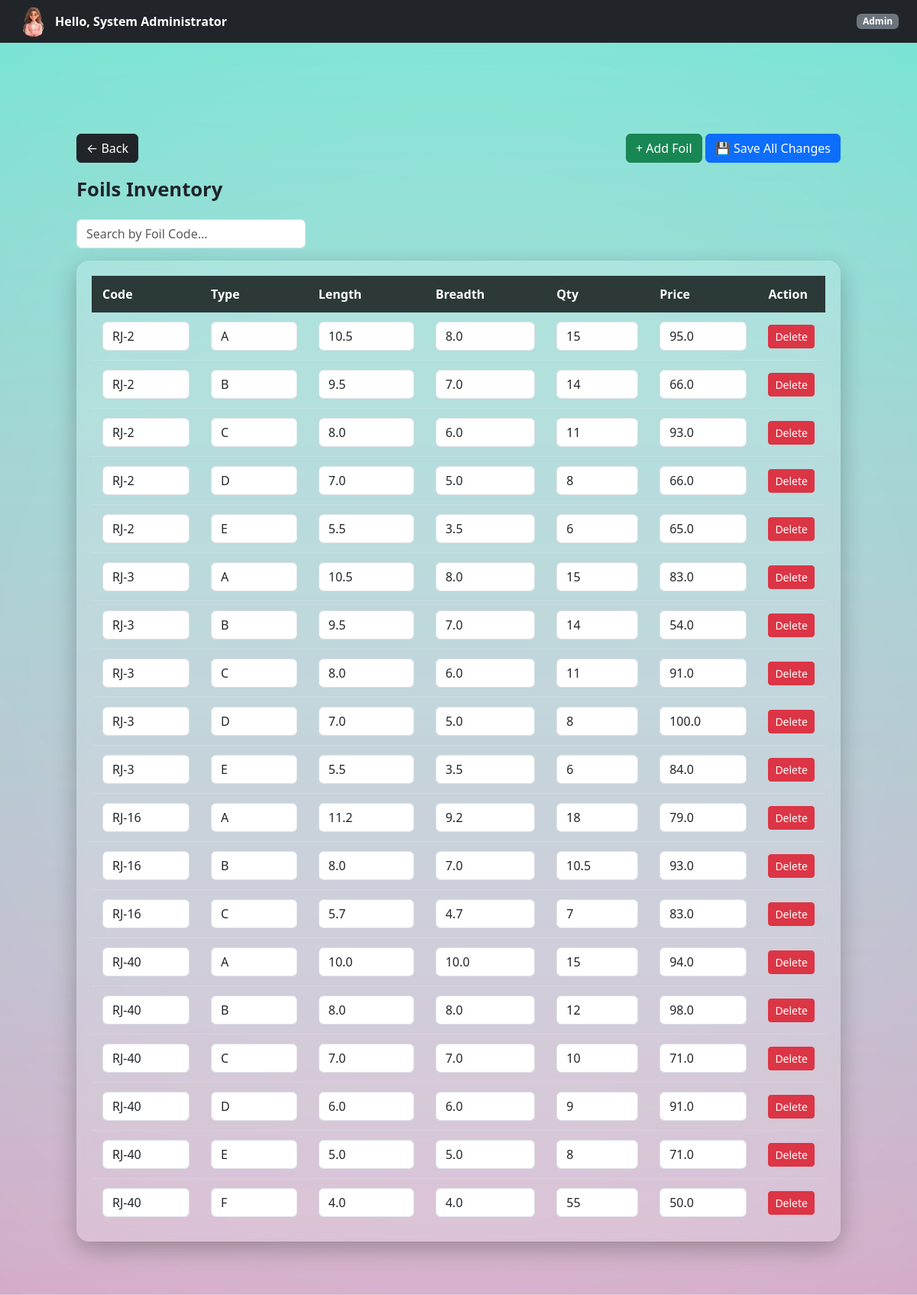
Before: /admin/foils (signed in) with the older database file.
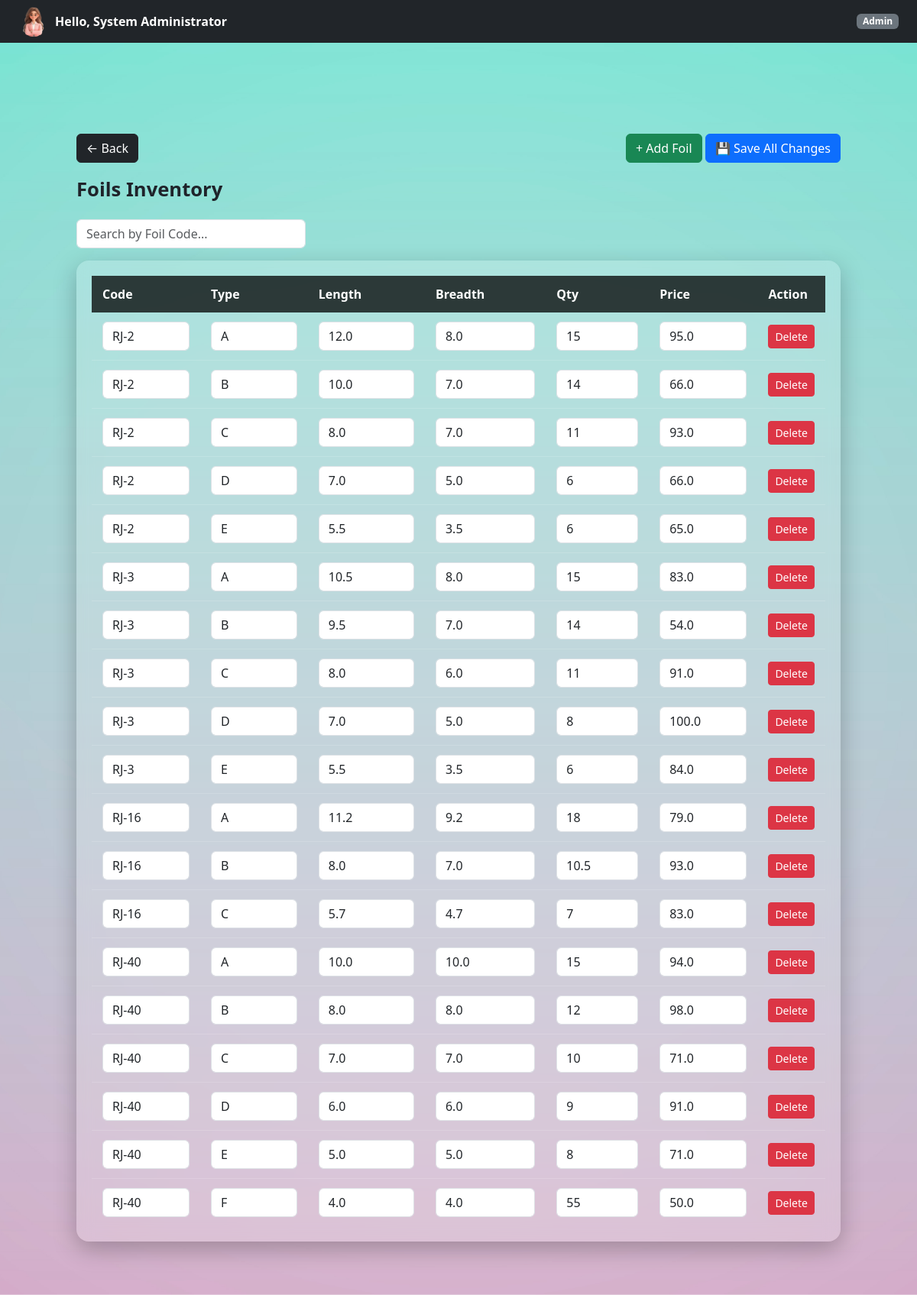
After: the same page with the newer database file.
### controller/models.py (models this page shows)
class Foil(db.Model):
    __tablename__ = "foils"
    id = db.Column(db.Integer, primary_key=True)
    foil_code = db.Column(db.String(50),  nullable=False)
    foil_type = db.Column(db.String(20), nullable=False)
    length_in = db.Column(db.Float, nullable=False)
    breadth_in = db.Column(db.Float, nullable=False)
    quantity = db.Column(db.Integer, default=0)
    price = db.Column(db.Float, nullable=False)

### controller/admin.py (the view)
@admin_bp.route("/foils")
@login_required
@role_required("Admin")
def view_foils():
    foils = Foil.query.all()
    return render_template("admin/foil.html", foils=foils)

### templates/admin/foil.html (shortened to what this page needs)
{% extends "base.html" %}
{% block page_class %}company-dashboard-bg{% endblock %}
{% block free_content %}
{% include "partials/navbar.html" %}
<div class="dashboard-container">
<div class="d-flex justify-content-between align-items-center mb-3">
    <a href="{{ url_for('admin.dashboard') }}" class="btn btn-dark">
        ← Back
    </a>
    <div>
        <button class="btn btn-success"
            onclick="document.getElementById('add-row').style.display='table-row'">
            + Add Foil
        </button>
        <button form="bulkForm" class="btn btn-primary">
            💾 Save All Changes
        </button>
    </div>
</div>
    <div class="page-title">Foils Inventory</div>
<input
    type="text"
    id="searchInput"
    placeholder="Search by Foil Code..."
    class="form-control mb-3"
    style="max-width: 300px;"
>
    <form id="bulkForm" method="POST" action="{{ url_for('admin.bulk_update_foils') }}">
<div class="glass-table">
    <table>
        <thead>
            <tr>
                <th>Code</th>
                <th>Type</th>
                <th>Length</th>
                <th>Breadth</th>
                <th>Qty</th>
                <th>Price</th>
                <th>Action</th>
            </tr>
        </thead>
        <tbody id="foilTableBody">
            {% for foil in foils %}
            <tr>
                <td><input name="foil_code[]" value="{{ foil.foil_code }}" class="form-control"></td>
                <td><input name="foil_type[]" value="{{ foil.foil_type }}" class="form-control"></td>
                <td><input name="length_in[]" type="number" step="0.01" value="{{ foil.length_in }}" class="form-control"></td>
                <td><input name="breadth_in[]" type="number" step="0.01" value="{{ foil.breadth_in }}" class="form-control"></td>
                <td><input name="quantity[]" type="number" value="{{ foil.quantity }}" class="form-control"></td>
                <td><input name="price[]" type="number" step="0.01" value="{{ foil.price }}" class="form-control"></td>
                <td>
                    <form method="post"
                          action="{{ url_for('admin.delete_foil', foil_id=foil.id) }}"
                          style="display:inline;">
                        <button class="btn btn-sm btn-danger"
                            onclick="return confirm('Delete this foil?')">
                            Delete
                        </button>
                    </form>
                </td>
            </tr>
            {% endfor %}
        </tbody>
    </table>
</div>
</form>
    </div>
</div>
{% endblock %}

### templates/base.html (shortened to what this page needs)
<!DOCTYPE html>
<html lang="en">
<head>
    <link rel="stylesheet" href="{{ url_for('static', filename='styles/bootstrap/css/bootstrap.min.css') }}">
    <link rel="stylesheet" href="{{ url_for('static', filename='styles/main.css') }}">
</head>
<body>
<div class="page-wrapper {% block page_class %}{% endblock %}">
    {% block free_content %}{% endblock %}
</body>
</html>

### templates/partials/navbar.html (shortened to what this page needs)
<nav class="navbar navbar-dark bg-dark fixed-top px-4 d-flex justify-content-between">
    <a
        class="d-flex align-items-center text-white text-decoration-none"
        data-bs-toggle="offcanvas"
        href="#profileSidebar"
        role="button"
    >
        <img
            src="{{ url_for('static', filename='scripts/images/profile.png') }}"
            width="40"
            height="40"
            class="rounded-circle me-2"
        >
        <strong>Hello, {{ session.get("user_name") }}</strong>
    </a>
    <span class="badge bg-secondary">
        {% if "Admin" in session.get("roles", []) %}
            Admin
        {% else %}
            Employee
        {% endif %}
    </span>
</nav>

### static/styles/main.css (style rules this page uses)
html, body { height: 100%; margin: 0; }
.page-wrapper { min-height: 100vh; width: 100%; display: flex; align-items: flex-start; justify-content: center; }
.company-dashboard-bg { background: url("../scripts/images/company1.jpg") no-repeat center center/cover; }
.dashboard-container { width: 100%; padding: 90px 40px 40px; }
.page-wrapper { padding: 30px 60px; }
.page-title { font-size: 1.6rem; font-weight: 600; color: #1f232a; margin-bottom: 20px; }
.glass-table { background: rgba(255, 255, 255, 0.18); backdrop-filter: blur(10px); -webkit-backdrop-filter: blur(10px); border-radius: 16px; padding: 20px; box-shadow: 0 10px 30px rgba(0, 0, 0, 0.25); width: 100%; overflow-x: auto; }
.glass-table table { width: 100%; border-collapse: collapse; }
.glass-table thead { background: rgba(0, 0, 0, 0.75); color: #ffffff; }
.glass-table th, .glass-table td { padding: 12px 14px; text-align: left; white-space: nowrap; }
.glass-table tbody tr { border-bottom: 1px solid rgba(255, 255, 255, 0.15); }
.glass-table tbody tr:last-child { border-bottom: none; }
body { padding-top: 55px; }

Changed rows visible on the page:
changed Foil (number 1 of 19 on the later page): length_in "10.5" → "12.0"
changed Foil (number 2 of 19 on the later page): length_in "9.5" → "10.0"
changed Foil (number 3 of 19 on the later page): breadth_in "6.0" → "7.0"
changed Foil (number 4 of 19 on the later page): quantity "8" → "6"
